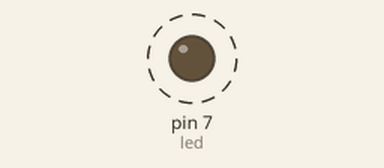
This program was run on a simulated MicroPython board. On the bench: output pins drawn as LEDs (lit = HIGH). Dashed ring = blinking.

Above: at 0.5 s.
Timing chart, 0 to 4.6 s (numbered marks = the images above):
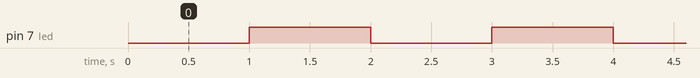

The program:

main.py
```python
'''
实验名称：定时器
版本：v1.0
日期：2021.1
作者：01Studio
实验平台：达芬奇
说明：通过定时器让LED周期性每秒闪烁1次
'''
from machine import Pin,Timer

#蓝灯
led=Pin('C7', Pin.OUT)

state=0 #LED引脚状态

#LED 状态翻转函数
def fun(tim):

    global state
    state = not state
    led.value(state)

#构建定时器，编号1-10共10个硬件定时器可用
tim = Timer(1)
tim.init(period=1000, mode=Timer.PERIODIC,callback=fun) #周期为1000ms
```

Measured:
- by itself, pin 7 (led): alternates HIGH for 1.0 s and LOW for 1.0 s
